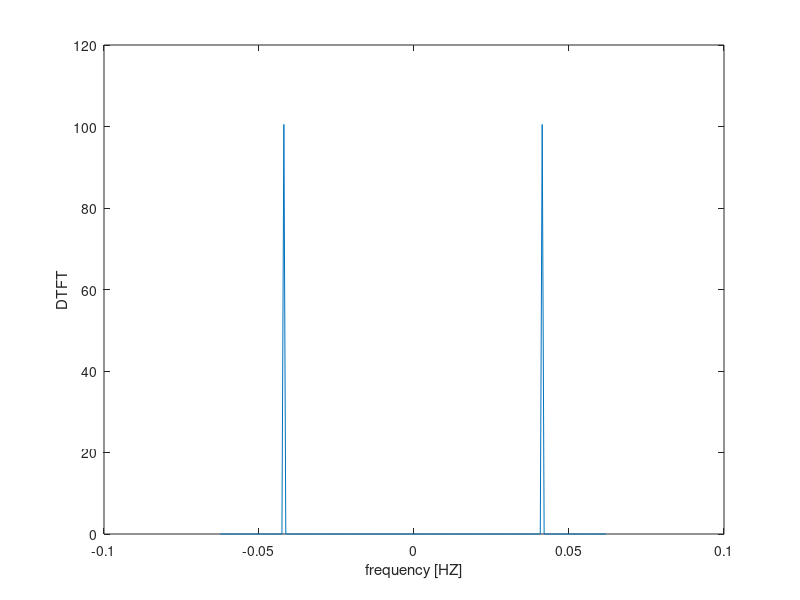

MATLAB code for this plot:
n = -100:1:100;
T2 = 8 ;
X3= cos((n.*T2.*pi)./12);
X_3 = fft(X3);
y = fftshift(X_3);
Y = abs(y);
fs =1/8;
df = fs/ length(X3);
fn = fs/2;
figure();
f = -fn:df:fn-df;
plot(f,Y);
xlabel('frequency [HZ]');
ylabel('DTFT');
